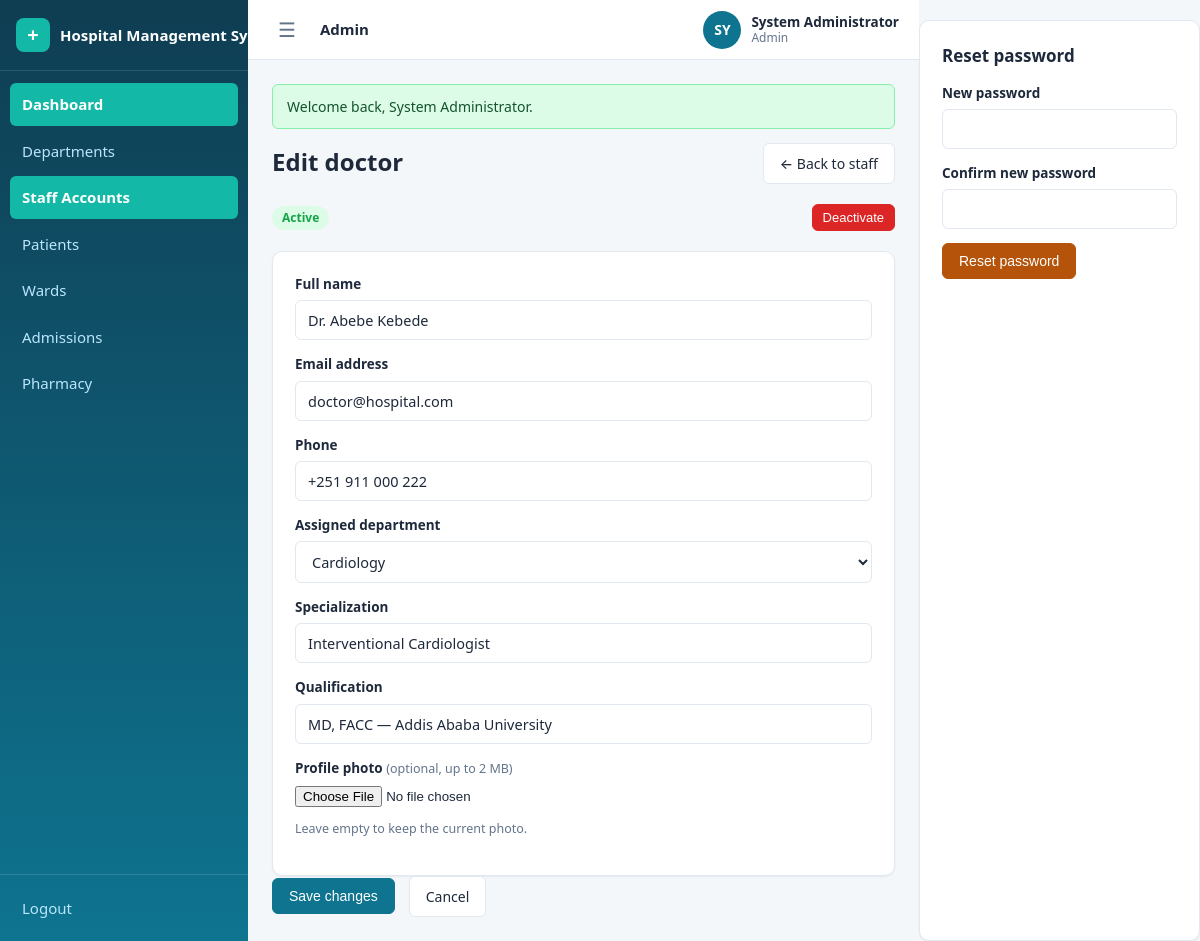
The page /admin/staff/2/edit (signed in) on the database its author committed.
### tables this page shows
CREATE TABLE IF NOT EXISTS users (
    id             INT UNSIGNED AUTO_INCREMENT PRIMARY KEY,
    role           ENUM('admin','doctor','receptionist','patient','nurse','pharmacist','lab_technician','accountant') NOT NULL,
    name           VARCHAR(100) NOT NULL,
    email          VARCHAR(150) NOT NULL,
    password       VARCHAR(255) NOT NULL,
    phone          VARCHAR(30)  DEFAULT NULL,
    photo          VARCHAR(255) DEFAULT NULL,
    status         ENUM('active','inactive') NOT NULL DEFAULT 'active',
    last_login_at  DATETIME DEFAULT NULL,
    created_at     TIMESTAMP NOT NULL DEFAULT CURRENT_TIMESTAMP,
    updated_at     TIMESTAMP NOT NULL DEFAULT CURRENT_TIMESTAMP ON UPDATE CURRENT_TIMESTAMP,
    UNIQUE KEY uq_users_email (email)
);

CREATE TABLE IF NOT EXISTS doctors (
    id             INT UNSIGNED AUTO_INCREMENT PRIMARY KEY,
    user_id        INT UNSIGNED NOT NULL,
    department_id  INT UNSIGNED NOT NULL,
    specialization VARCHAR(150) NOT NULL,
    qualification  VARCHAR(255) DEFAULT NULL,
    created_at     TIMESTAMP NOT NULL DEFAULT CURRENT_TIMESTAMP,
    UNIQUE KEY uq_doctors_user (user_id),
    CONSTRAINT fk_doctors_user       FOREIGN KEY (user_id)       REFERENCES users(id)       ON DELETE CASCADE,
    CONSTRAINT fk_doctors_department FOREIGN KEY (department_id) REFERENCES departments(id) ON DELETE RESTRICT
);

CREATE TABLE IF NOT EXISTS departments (
    id          INT UNSIGNED AUTO_INCREMENT PRIMARY KEY,
    name        VARCHAR(100) NOT NULL,
    description TEXT DEFAULT NULL,
    created_at  TIMESTAMP NOT NULL DEFAULT CURRENT_TIMESTAMP,
    UNIQUE KEY uq_departments_name (name)
);

### config/helpers.php (called while the page is built, shortened)
<?php
function e($value): string
{
    return htmlspecialchars((string) $value, ENT_QUOTES, 'UTF-8');
}
function url(string $path = ''): string
{
    return BASE_URL . '/' . ltrim($path, '/');
}
function render_partial(string $view, array $data = []): string
{
    extract($data, EXTR_SKIP);
    require APP_ROOT . '/views/' . $view . '.php';
    return ob_get_clean();
}
function view(string $view, array $data = [], string $layout = 'app'): void
{
    $content = render_partial($view, $data);
}

### controllers/StaffController.php (called while the page is built, shortened)
<?php
class StaffController
{
    public function edit(array $params): void
    {
        $user = User::findById((int) $params['id']);
        $doctor   = $user['role'] === 'doctor' ? Doctor::findByUserId((int) $user['id']) : null;
        $nurse    = $user['role'] === 'nurse' ? Nurse::findByUserId((int) $user['id']) : null;
        view('admin/staff/edit', [
            'user'        => $user,
            'doctor'      => $doctor,
            'nurse'       => $nurse,
            'nurseWards'  => $nurse ? Nurse::wardIdsFor((int) $nurse['id']) : [],
            'wards'       => Ward::all(),
            'departments' => Department::all(),
        ]);
    }
}

### public/index.php (called while the page is built, shortened)
<?php
require_once __DIR__ . '/../config/config.php';
$method = $_SERVER['REQUEST_METHOD'];
$path   = '/' . trim($_GET['url'] ?? '', '/');
if ($path !== '/') {
    $path = rtrim($path, '/');
}
[$controllerClass, $action, $params] = dispatch($routes, $method, $path);
$controller = new $controllerClass();
call_user_func_array([$controller, $action], [$params]);
function dispatch(array $routes, string $method, string $path): array
{
    foreach ($routes[$method] ?? [] as $pattern => $handler) {
        $params = match_route($pattern, $path);
        if ($params !== null) {
            return [$handler[0], $handler[1], $params];
        }
    }
    exit;
}
function match_route(string $pattern, string $path): ?array
{
    $patternParts = explode('/', trim($pattern, '/'));
    $pathParts    = $path === '/' ? [''] : explode('/', trim($path, '/'));
    if (count($patternParts) !== count($pathParts)) {
        return null;
    }
    $params = [];
    foreach ($patternParts as $i => $segment) {
        if (strlen($segment) > 2 && $segment[0] === '{' && substr($segment, -1) === '}') {
            $key = substr($segment, 1, -1);
            $params[$key] = urldecode($pathParts[$i]);
        } elseif ($segment !== $pathParts[$i]) {
            return null;
        }
    }
    return $params;
}

### config/config.php (called while the page is built, shortened)
<?php
spl_autoload_register(function (string $class): void {
    foreach (['controllers', 'models'] as $dir) {
        $file = APP_ROOT . '/' . $dir . '/' . $class . '.php';
        if (is_file($file)) {
            return;
        }
    }
});
require_once APP_ROOT . '/config/database.php';
function db(): PDO
{
    return Database::getInstance();
}
require_once APP_ROOT . '/config/helpers.php';

### config/database.php (called while the page is built, shortened)
<?php
final class Database
{
    private static ?PDO $instance = null;
    public static function getInstance(): PDO
    {
        if (self::$instance === null) {
            $dsn = 'mysql:host=' . DB_HOST . ';port=' . DB_PORT . ';dbname=' . DB_NAME . ';charset=' . DB_CHARSET;
            try {
                self::$instance = new PDO($dsn, DB_USER, DB_PASS, [
                    PDO::ATTR_ERRMODE            => PDO::ERRMODE_EXCEPTION,
                    PDO::ATTR_DEFAULT_FETCH_MODE => PDO::FETCH_ASSOC,
                    PDO::ATTR_EMULATE_PREPARES   => false,
                ]);
            } catch (PDOException $e) {
                die('Database connection failed: ' . e($e->getMessage()));
            }
        }
        return self::$instance;
    }
}

### models/User.php (called while the page is built, shortened)
<?php
class User
{
    public static function findById(int $id)
    {
        $stmt = db()->prepare('SELECT * FROM users WHERE id = ?');
        $stmt->execute([$id]);
        return $stmt->fetch() ?: false;
    }
}

### models/Doctor.php (called while the page is built, shortened)
<?php
class Doctor
{
    public static function findByUserId(int $userId)
    {
        $stmt = db()->prepare(
            'SELECT d.*, u.name, u.email, u.phone, u.photo, u.status, dep.name AS department_name
             FROM doctors d
             JOIN users u ON u.id = d.user_id
             JOIN departments dep ON dep.id = d.department_id
             WHERE d.user_id = ?'
        );
        $stmt->execute([$userId]);
        return $stmt->fetch() ?: false;
    }
}

### models/Department.php (called while the page is built, shortened)
<?php
class Department
{
    public static function all(): array
    {
        $stmt = db()->query(
            'SELECT d.*, (SELECT COUNT(*) FROM doctors x WHERE x.department_id = d.id) AS doctor_count
             FROM departments d
             ORDER BY d.name'
        );
        return $stmt->fetchAll();
    }
}

### views/admin/staff/edit.php (the view, shortened to what this page needs)
<div class="row">
    <h1 class="page-title grow">Edit <?= e($user['role']) ?></h1>
    <a class="btn" href="<?= url('/admin/staff') ?>">&larr; Back to staff</a>
</div>
<form method="post" action="<?= url('/admin/staff/' . (int) $user['id'] . '/toggle-status') ?>" class="row mt">
    <span class="grow">
        <span class="badge badge-<?= e($user['status']) ?>"><?= e($user['status']) ?></span>
    </span>
    <button class="btn btn-sm btn-<?= $user['status'] === 'active' ? 'danger' : 'ok' ?>" type="submit">
        <?= $user['status'] === 'active' ? 'Deactivate' : 'Activate' ?>
    </button>
</form>
<div class="card mt">
    <form method="post" action="<?= url('/admin/staff/' . (int) $user['id'] . '/update') ?>" enctype="multipart/form-data">
            <div class="form-group">
                <label for="name">Full name</label>
                <input type="text" id="name" name="name" value="<?= e($user['name']) ?>" required>
            </div>
            <div class="form-group">
                <label for="email">Email address</label>
                <input type="email" id="email" name="email" value="<?= e($user['email']) ?>" required>
            </div>
            <div class="form-group">
                <label for="phone">Phone</label>
                <input type="tel" id="phone" name="phone" value="<?= e($user['phone']) ?>">
            </div>
            <?php if ($user['role'] === 'doctor' && $doctor): ?>
                <div class="form-group">
                    <label for="department_id">Assigned department</label>
                    <select id="department_id" name="department_id" required>
                        <?php foreach ($departments as $d): ?>
                            <option value="<?= (int) $d['id'] ?>" <?= (int) $doctor['department_id'] === (int) $d['id'] ? 'selected' : '' ?>><?= e($d['name']) ?></option>
                        <?php endforeach; ?>
                    </select>
                </div>
                <div class="form-group">
                    <label for="specialization">Specialization</label>
                    <input type="text" id="specialization" name="specialization" value="<?= e($doctor['specialization']) ?>" required>
                </div>
                <div class="form-group">
                    <label for="qualification">Qualification</label>
                    <input type="text" id="qualification" name="qualification" value="<?= e($doctor['qualification']) ?>">
                </div>
            <?php endif; ?>
            <div class="form-group">
                <label for="photo"><?= $user['role'] === 'doctor' ? 'Profile photo' : 'Photo' ?> <span class="optional">(optional, up to 2 MB)</span></label>
                <input type="file" id="photo" name="photo" accept="image/png,image/jpeg,image/gif,image/webp">
                <p class="text-muted" style="font-size:12.5px">Leave empty to keep the current photo.</p>
            </div>
        </div>
        <div class="row">
            <button class="btn btn-primary" type="submit">Save changes</button>
            <a class="btn" href="<?= url('/admin/staff') ?>">Cancel</a>
        </div>
</div>
<div class="card mt">
    <h2 class="card-title">Reset password</h2>
    <form method="post" action="<?= url('/admin/staff/' . (int) $user['id'] . '/reset-password') ?>" style="max-width:420px">
        <div class="form-group">
            <label for="password">New password</label>
            <input type="password" id="password" name="password" required minlength="8">
        </div>
        <div class="form-group">
            <label for="password_confirmation">Confirm new password</label>
            <input type="password" id="password_confirmation" name="password_confirmation" required minlength="8">
        </div>
        <button class="btn btn-warn" type="submit">Reset password</button>
    </form>
</div>

### public/assets/css/style.css (style rules this page uses)
:root { --primary: #0e7490; --primary-dark: #155e75; --primary-soft: #ecfeff; --teal: #14b8a6; --teal-dark: #0f766e; --bg: #f4f7f9; --surface: #ffffff; --border: #e2e8f0; --text: #1e293b; --text-muted: #64748b; --ok: #16a34a; --ok-soft: #dcfce7; --warn: #b45309; --warn-soft: #fef3c7; --danger: #dc2626; --danger-soft: #fee2e2; --info: #0369a1; --info-soft: #dbeafe; --radius: 10px; --radius-sm: 6px; --shadow-sm: 0 1px 2px rgba(15, 23, 42, .06); --shadow-md: 0 10px 24px rgba(15, 23, 42, .10); --font: 'Segoe UI', system-ui, -apple-system, sans-serif; --sidebar-w: 248px; --sidebar-coll: 76px; --header-h: 60px; }
* { box-sizing: border-box; }
html, body { margin: 0; padding: 0; font-family: var(--font); color: var(--text); background: var(--bg); font-size: 15px; line-height: 1.5; }
a { color: var(--primary); text-decoration: none; }
.text-muted { color: var(--text-muted); }
.app { display: flex; min-height: 100vh; }
.page-title { font-size: 24px; margin: 0 0 4px; }
.mt { margin-top: 20px; }
.card { background: var(--surface); border: 1px solid var(--border); border-radius: var(--radius); box-shadow: var(--shadow-sm); padding: 22px; }
.card-title { margin: 0 0 14px; font-size: 17px; }
.btn { display: inline-flex; align-items: center; justify-content: center; gap: 6px; padding: 9px 16px; border-radius: var(--radius-sm); border: 1px solid var(--border); background: var(--surface); color: var(--text); font-size: 14px; font-weight: 500; cursor: pointer; transition: background .15s, border-color .15s, box-shadow .15s; }
.btn-primary { background: var(--primary); border-color: var(--primary); color: #fff; }
.btn-danger { background: var(--danger); border-color: var(--danger); color: #fff; }
.btn-warn { background: var(--warn); border-color: var(--warn); color: #fff; }
.btn-sm { padding: 5px 10px; font-size: 13px; }
.form-group { margin-bottom: 14px; }
.form-group label { display: block; font-size: 13.5px; font-weight: 600; margin-bottom: 6px; }
.optional { font-weight: 400; color: var(--text-muted); font-size: 12.5px; }
input[type="text"], input[type="email"], input[type="password"], input[type="date"], input[type="time"], input[type="tel"], input[type="search"], input[type="number"], select, textarea { width: 100%; padding: 9px 12px; border: 1px solid var(--border); border-radius: var(--radius-sm); font-size: 14.5px; font-family: var(--font); color: var(--text); background: var(--surface); transition: border-color .15s, box-shadow .15s; }
.badge { display: inline-block; padding: 3px 10px; border-radius: 999px; font-size: 12px; font-weight: 600; text-transform: capitalize; }
.badge-active { background: var(--ok-soft); color: var(--ok); }
.row { display: flex; gap: 14px; align-items: center; flex-wrap: wrap; }
.row .grow { flex: 1; }

### rows shown on the page
users: role "doctor", status "Active", name "Dr. Abebe Kebede", email "doctor@hospital.com", phone "+251 911 000 222"
doctors: department_id "Cardiology", specialization "Interventional Cardiologist", qualification "MD, FACC — Addis Ababa University"

### other values the page prints
APP_NAME "Hospital Management…"
$label "Dashboard"
$label "Departments"
$label "Staff Accounts"
$label "Patients"
$label "Wards"
$label "Admissions"
$label "Pharmacy"
$roleLabel "Admin"
$initials "SY"
$user['name'] "System Administrator"
$flash['message'] "Welcome back, System Administrator."
